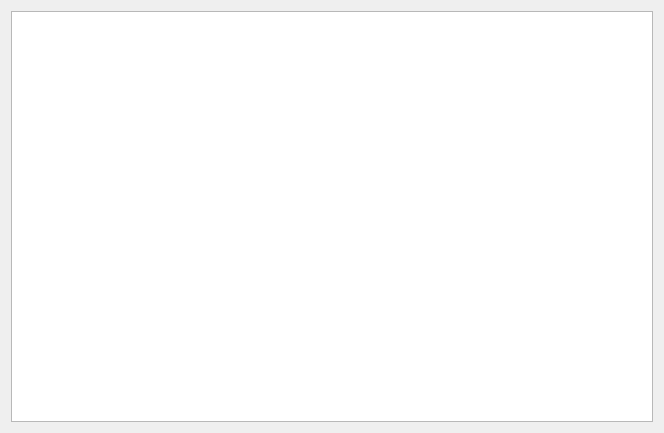
<?xml version="1.0" encoding="UTF-8"?>
<ui version="4.0">
 <class>rumor</class>
 <widget class="QDialog" name="rumor">
  <property name="geometry">
   <rect>
    <x>0</x>
    <y>0</y>
    <width>664</width>
    <height>433</height>
   </rect>
  </property>
  <property name="font">
   <font>
    <family>Ubuntu</family>
   </font>
  </property>
  <property name="windowTitle">
   <string>Dialog</string>
  </property>
  <layout class="QVBoxLayout" name="verticalLayout">
   <item>
    <widget class="QTextBrowser" name="tb_rumor">
     <property name="font">
      <font>
       <family>微软雅黑</family>
      </font>
     </property>
     <property name="html">
      <string>&lt;!DOCTYPE HTML PUBLIC &quot;-//W3C//DTD HTML 4.0//EN&quot; &quot;http://www.w3.org/TR/REC-html40/strict.dtd&quot;&gt;
&lt;html&gt;&lt;head&gt;&lt;meta name=&quot;qrichtext&quot; content=&quot;1&quot; /&gt;&lt;title&gt;CanvasLayer&lt;/title&gt;&lt;style type=&quot;text/css&quot;&gt;
p, li { white-space: pre-wrap; }
&lt;/style&gt;&lt;/head&gt;&lt;body style=&quot; font-family:'微软雅黑'; font-size:9pt; font-weight:400; font-style:normal;&quot;&gt;
&lt;p style=&quot;-qt-paragraph-type:empty; margin-top:0px; margin-bottom:0px; margin-left:0px; margin-right:0px; -qt-block-indent:0; text-indent:0px;&quot;&gt;&lt;br /&gt;&lt;/p&gt;&lt;/body&gt;&lt;/html&gt;</string>
     </property>
    </widget>
   </item>
  </layout>
 </widget>
 <resources/>
 <connections/>
</ui>
